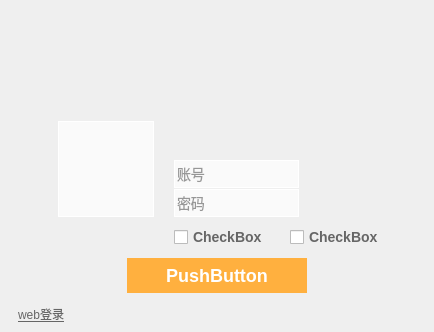
<?xml version="1.0" encoding="UTF-8"?>
<ui version="4.0">
 <class>LoginDialog</class>
 <widget class="LocalManDialog" name="LoginDialog">
  <property name="geometry">
   <rect>
    <x>0</x>
    <y>0</y>
    <width>434</width>
    <height>332</height>
   </rect>
  </property>
  <property name="windowTitle">
   <string>LoginDialog</string>
  </property>
  <layout class="QVBoxLayout" name="verticalLayout_2">
   <property name="spacing">
    <number>0</number>
   </property>
   <property name="leftMargin">
    <number>0</number>
   </property>
   <property name="topMargin">
    <number>0</number>
   </property>
   <property name="rightMargin">
    <number>0</number>
   </property>
   <property name="bottomMargin">
    <number>0</number>
   </property>
   <item>
    <widget class="QWidget" name="shadowbg" native="true">
     <property name="sizePolicy">
      <sizepolicy hsizetype="Preferred" vsizetype="Preferred">
       <horstretch>0</horstretch>
       <verstretch>0</verstretch>
      </sizepolicy>
     </property>
     <layout class="QVBoxLayout" name="verticalLayout1">
      <property name="spacing">
       <number>0</number>
      </property>
      <property name="leftMargin">
       <number>8</number>
      </property>
      <property name="topMargin">
       <number>8</number>
      </property>
      <property name="rightMargin">
       <number>8</number>
      </property>
      <property name="bottomMargin">
       <number>8</number>
      </property>
      <item>
       <widget class="QWidget" name="shadowinnerbg" native="true">
        <property name="styleSheet">
         <string notr="true"/>
        </property>
        <layout class="QVBoxLayout" name="verticalLayout">
         <property name="spacing">
          <number>0</number>
         </property>
         <property name="leftMargin">
          <number>0</number>
         </property>
         <property name="topMargin">
          <number>0</number>
         </property>
         <property name="rightMargin">
          <number>0</number>
         </property>
         <property name="bottomMargin">
          <number>0</number>
         </property>
         <item>
          <widget class="QWidget" name="dialogbg1" native="true">
           <property name="styleSheet">
            <string notr="true">QLineEdit{
	color:  #333333;
	background:#AAffffff;	
	font: 14px;
	border: 1px solid #FFFFFF;
}

QLineEdit:hover{
	border: 1px solid #65e1f6;
}
QLineEdit:focus{
	border: 1px solid #65e1f6;
}

QLabel#errmsg{
	font: bold 14px;	
	color: rgb(255, 255, 255);	
}
QWidget#dialogbg1{   
	background-image: url(:/Images/bg.png);
}
QCheckBox{
	color:#666666;
	font: bold 14px;	
}
QPushButton#loginpic
{
	border:1px solid #FFFFFF;
	background:#AAffffff;
}


QPushButton#submit{
	color: #FFFFFF;
	background-color: #FFB03f;
	font: bold 18px;
	border:none;
}

QPushButton#submit:hover{
	background-color: #FFBd5f;
}

QPushButton#submit:pressed{
	background-color: #F99e1b;
}
QPushButton#submit:disabled{
	background-color: #9B9B9B;
}
QLabel#logininfo
{
	color:#666666;
}


QComboBox {
    border: 1px solid gray;
    border-radius: 3px;
    padding: 1px 18px 1px 3px;
}

QComboBox:editable {
    background: white;
}

QComboBox:!editable, QComboBox::drop-down:editable {
     background: #AAFFFFFF;
}


QComboBox::drop-down {
    subcontrol-origin: padding;
    subcontrol-position: top right;
    width: 15px;

    border-left-width: 1px;
    border-left-color: darkgray;
    border-left-style: solid; /* just a single line */
    border-top-right-radius: 3px; /* same radius as the QComboBox */
    border-bottom-right-radius: 3px;
}

QPushButton#otherlogin
{
	text-align:left;
	color:#666666;
	text-decoration: underline;
	border:none;
}
QPushButton#otherlogin:hover
{
	color:#1ba9ba;
}
QPushButton#loginsetting
{
	image:url(:/Images/Setting_Default.png);
	border:none;
}

QPushButton#loginsetting:hover
{
	image:url(:/Images/Setting_Selected.png);
}

QWidget#otherlogin,QWidget#logininfo
{
	font-size:12px;
}

QPushButton#pbtercode
{
	image:url(:/Images/icon/ercode.png);
	border:none;
}
QPushButton#pbtercode:hover
{
	image:url(:/Images/icon/ercode_hover.png);
}
QLabel#label_ver
{
	border:none;
	font-family:&quot;微软雅黑&quot;;
	font-size: 10px;
}</string>
           </property>
           <layout class="QVBoxLayout" name="verticalLayout_9">
            <property name="spacing">
             <number>0</number>
            </property>
            <property name="leftMargin">
             <number>0</number>
            </property>
            <property name="topMargin">
             <number>0</number>
            </property>
            <property name="rightMargin">
             <number>0</number>
            </property>
            <property name="bottomMargin">
             <number>0</number>
            </property>
            <item>
             <widget class="TitlebarWidget" name="titlebarWidget" native="true">
              <property name="minimumSize">
               <size>
                <width>0</width>
                <height>27</height>
               </size>
              </property>
              <property name="maximumSize">
               <size>
                <width>16777215</width>
                <height>27</height>
               </size>
              </property>
             </widget>
            </item>
            <item>
             <widget class="QWidget" name="enablePanel" native="true">
              <layout class="QVBoxLayout" name="verticalLayout_6">
               <property name="spacing">
                <number>0</number>
               </property>
               <property name="leftMargin">
                <number>0</number>
               </property>
               <property name="topMargin">
                <number>0</number>
               </property>
               <property name="rightMargin">
                <number>0</number>
               </property>
               <property name="bottomMargin">
                <number>0</number>
               </property>
               <item>
                <widget class="QWidget" name="normalpanel" native="true">
                 <property name="minimumSize">
                  <size>
                   <width>382</width>
                   <height>242</height>
                  </size>
                 </property>
                 <layout class="QVBoxLayout" name="verticalLayout_3">
                  <property name="spacing">
                   <number>0</number>
                  </property>
                  <property name="leftMargin">
                   <number>0</number>
                  </property>
                  <property name="topMargin">
                   <number>0</number>
                  </property>
                  <property name="rightMargin">
                   <number>0</number>
                  </property>
                  <property name="bottomMargin">
                   <number>0</number>
                  </property>
                  <item>
                   <spacer name="verticalSpacer">
                    <property name="orientation">
                     <enum>Qt::Vertical</enum>
                    </property>
                    <property name="sizeHint" stdset="0">
                     <size>
                      <width>20</width>
                      <height>121</height>
                     </size>
                    </property>
                   </spacer>
                  </item>
                  <item>
                   <widget class="QWidget" name="widget_2" native="true">
                    <layout class="QHBoxLayout" name="horizontalLayout">
                     <property name="spacing">
                      <number>0</number>
                     </property>
                     <property name="leftMargin">
                      <number>0</number>
                     </property>
                     <property name="topMargin">
                      <number>18</number>
                     </property>
                     <property name="rightMargin">
                      <number>0</number>
                     </property>
                     <property name="bottomMargin">
                      <number>0</number>
                     </property>
                     <item>
                      <widget class="QWidget" name="widget_5" native="true">
                       <property name="maximumSize">
                        <size>
                         <width>146</width>
                         <height>16777215</height>
                        </size>
                       </property>
                       <layout class="QVBoxLayout" name="verticalLayout_4">
                        <property name="spacing">
                         <number>10</number>
                        </property>
                        <property name="leftMargin">
                         <number>50</number>
                        </property>
                        <property name="topMargin">
                         <number>0</number>
                        </property>
                        <property name="rightMargin">
                         <number>0</number>
                        </property>
                        <property name="bottomMargin">
                         <number>0</number>
                        </property>
                        <item>
                         <widget class="QPushButton" name="loginpic">
                          <property name="minimumSize">
                           <size>
                            <width>96</width>
                            <height>96</height>
                           </size>
                          </property>
                          <property name="maximumSize">
                           <size>
                            <width>96</width>
                            <height>96</height>
                           </size>
                          </property>
                          <property name="text">
                           <string/>
                          </property>
                          <property name="iconSize">
                           <size>
                            <width>96</width>
                            <height>96</height>
                           </size>
                          </property>
                          <property name="flat">
                           <bool>false</bool>
                          </property>
                         </widget>
                        </item>
                        <item>
                         <widget class="QWidget" name="widget" native="true">
                          <property name="minimumSize">
                           <size>
                            <width>96</width>
                            <height>0</height>
                           </size>
                          </property>
                          <property name="maximumSize">
                           <size>
                            <width>96</width>
                            <height>16777215</height>
                           </size>
                          </property>
                          <layout class="QHBoxLayout" name="horizontalLayout_5">
                           <property name="spacing">
                            <number>0</number>
                           </property>
                           <property name="leftMargin">
                            <number>0</number>
                           </property>
                           <property name="topMargin">
                            <number>0</number>
                           </property>
                           <property name="rightMargin">
                            <number>0</number>
                           </property>
                           <property name="bottomMargin">
                            <number>0</number>
                           </property>
                           <item>
                            <spacer name="horizontalSpacer_4">
                             <property name="orientation">
                              <enum>Qt::Horizontal</enum>
                             </property>
                             <property name="sizeHint" stdset="0">
                              <size>
                               <width>40</width>
                               <height>20</height>
                              </size>
                             </property>
                            </spacer>
                           </item>
                           <item>
                            <widget class="QComboBox" name="cbxPresence">
                             <property name="minimumSize">
                              <size>
                               <width>0</width>
                               <height>0</height>
                              </size>
                             </property>
                             <property name="maximumSize">
                              <size>
                               <width>0</width>
                               <height>16777215</height>
                              </size>
                             </property>
                             <property name="styleSheet">
                              <string notr="true"/>
                             </property>
                            </widget>
                           </item>
                           <item>
                            <spacer name="horizontalSpacer_5">
                             <property name="orientation">
                              <enum>Qt::Horizontal</enum>
                             </property>
                             <property name="sizeHint" stdset="0">
                              <size>
                               <width>40</width>
                               <height>20</height>
                              </size>
                             </property>
                            </spacer>
                           </item>
                          </layout>
                         </widget>
                        </item>
                       </layout>
                      </widget>
                     </item>
                     <item>
                      <widget class="QWidget" name="widget_6" native="true">
                       <layout class="QVBoxLayout" name="verticalLayout_5">
                        <property name="spacing">
                         <number>10</number>
                        </property>
                        <property name="leftMargin">
                         <number>20</number>
                        </property>
                        <property name="topMargin">
                         <number>0</number>
                        </property>
                        <property name="rightMargin">
                         <number>20</number>
                        </property>
                        <property name="bottomMargin">
                         <number>0</number>
                        </property>
                        <item>
                         <widget class="QWidget" name="widget_3" native="true">
                          <property name="minimumSize">
                           <size>
                            <width>0</width>
                            <height>96</height>
                           </size>
                          </property>
                          <property name="maximumSize">
                           <size>
                            <width>16777215</width>
                            <height>96</height>
                           </size>
                          </property>
                          <layout class="QVBoxLayout" name="verticalLayout_7">
                           <property name="spacing">
                            <number>0</number>
                           </property>
                           <property name="leftMargin">
                            <number>0</number>
                           </property>
                           <property name="topMargin">
                            <number>0</number>
                           </property>
                           <property name="rightMargin">
                            <number>0</number>
                           </property>
                           <property name="bottomMargin">
                            <number>0</number>
                           </property>
                           <item>
                            <spacer name="verticalSpacer_5">
                             <property name="orientation">
                              <enum>Qt::Vertical</enum>
                             </property>
                             <property name="sizeHint" stdset="0">
                              <size>
                               <width>20</width>
                               <height>59</height>
                              </size>
                             </property>
                            </spacer>
                           </item>
                           <item>
                            <widget class="QWidget" name="widget_8" native="true">
                             <layout class="QVBoxLayout" name="verticalLayout_8">
                              <property name="spacing">
                               <number>1</number>
                              </property>
                              <property name="leftMargin">
                               <number>0</number>
                              </property>
                              <property name="topMargin">
                               <number>0</number>
                              </property>
                              <property name="rightMargin">
                               <number>0</number>
                              </property>
                              <property name="bottomMargin">
                               <number>0</number>
                              </property>
                              <item>
                               <widget class="QWidget" name="usernamePanel" native="true">
                                <property name="minimumSize">
                                 <size>
                                  <width>0</width>
                                  <height>28</height>
                                 </size>
                                </property>
                                <widget class="QLineEdit" name="username">
                                 <property name="geometry">
                                  <rect>
                                   <x>0</x>
                                   <y>0</y>
                                   <width>125</width>
                                   <height>28</height>
                                  </rect>
                                 </property>
                                 <property name="minimumSize">
                                  <size>
                                   <width>0</width>
                                   <height>28</height>
                                  </size>
                                 </property>
                                 <property name="placeholderText">
                                  <string>账号</string>
                                 </property>
                                 <property name="cursorMoveStyle">
                                  <enum>Qt::LogicalMoveStyle</enum>
                                 </property>
                                 <property name="clearButtonEnabled">
                                  <bool>false</bool>
                                 </property>
                                </widget>
                                <widget class="QPushButton" name="select_account">
                                 <property name="geometry">
                                  <rect>
                                   <x>200</x>
                                   <y>0</y>
                                   <width>28</width>
                                   <height>24</height>
                                  </rect>
                                 </property>
                                 <property name="text">
                                  <string/>
                                 </property>
                                 <property name="icon">
                                  <iconset resource="localman.qrc">
                                   <normaloff>:/Images/icon/commen/select_downhover.png</normaloff>:/Images/icon/commen/select_downhover.png</iconset>
                                 </property>
                                 <property name="checkable">
                                  <bool>true</bool>
                                 </property>
                                 <property name="flat">
                                  <bool>true</bool>
                                 </property>
                                </widget>
                               </widget>
                              </item>
                              <item>
                               <widget class="QWidget" name="passwordPanel" native="true">
                                <property name="minimumSize">
                                 <size>
                                  <width>0</width>
                                  <height>28</height>
                                 </size>
                                </property>
                                <widget class="QLineEdit" name="password">
                                 <property name="geometry">
                                  <rect>
                                   <x>0</x>
                                   <y>0</y>
                                   <width>125</width>
                                   <height>28</height>
                                  </rect>
                                 </property>
                                 <property name="minimumSize">
                                  <size>
                                   <width>0</width>
                                   <height>28</height>
                                  </size>
                                 </property>
                                 <property name="echoMode">
                                  <enum>QLineEdit::Password</enum>
                                 </property>
                                 <property name="placeholderText">
                                  <string>密码</string>
                                 </property>
                                 <property name="clearButtonEnabled">
                                  <bool>false</bool>
                                 </property>
                                </widget>
                                <widget class="QPushButton" name="closeEye">
                                 <property name="geometry">
                                  <rect>
                                   <x>199</x>
                                   <y>2</y>
                                   <width>28</width>
                                   <height>24</height>
                                  </rect>
                                 </property>
                                 <property name="text">
                                  <string/>
                                 </property>
                                 <property name="icon">
                                  <iconset resource="localman.qrc">
                                   <normaloff>:/Images/eye.png</normaloff>:/Images/eye.png</iconset>
                                 </property>
                                 <property name="checkable">
                                  <bool>true</bool>
                                 </property>
                                 <property name="flat">
                                  <bool>true</bool>
                                 </property>
                                </widget>
                               </widget>
                              </item>
                             </layout>
                            </widget>
                           </item>
                          </layout>
                         </widget>
                        </item>
                        <item>
                         <widget class="QWidget" name="widget_7" native="true">
                          <property name="minimumSize">
                           <size>
                            <width>0</width>
                            <height>20</height>
                           </size>
                          </property>
                          <layout class="QHBoxLayout" name="horizontalLayout_2">
                           <property name="spacing">
                            <number>0</number>
                           </property>
                           <property name="leftMargin">
                            <number>0</number>
                           </property>
                           <property name="topMargin">
                            <number>0</number>
                           </property>
                           <property name="rightMargin">
                            <number>0</number>
                           </property>
                           <property name="bottomMargin">
                            <number>0</number>
                           </property>
                           <item>
                            <widget class="QCheckBox" name="remember">
                             <property name="text">
                              <string>CheckBox</string>
                             </property>
                            </widget>
                           </item>
                           <item>
                            <widget class="QCheckBox" name="autologin">
                             <property name="text">
                              <string>CheckBox</string>
                             </property>
                            </widget>
                           </item>
                          </layout>
                         </widget>
                        </item>
                       </layout>
                      </widget>
                     </item>
                    </layout>
                   </widget>
                  </item>
                  <item>
                   <widget class="QWidget" name="widget_4" native="true">
                    <layout class="QHBoxLayout" name="horizontalLayout_3">
                     <item>
                      <spacer name="horizontalSpacer_2">
                       <property name="orientation">
                        <enum>Qt::Horizontal</enum>
                       </property>
                       <property name="sizeHint" stdset="0">
                        <size>
                         <width>40</width>
                         <height>20</height>
                        </size>
                       </property>
                      </spacer>
                     </item>
                     <item>
                      <widget class="QPushButton" name="submit">
                       <property name="minimumSize">
                        <size>
                         <width>180</width>
                         <height>35</height>
                        </size>
                       </property>
                       <property name="maximumSize">
                        <size>
                         <width>180</width>
                         <height>35</height>
                        </size>
                       </property>
                       <property name="text">
                        <string>PushButton</string>
                       </property>
                       <property name="flat">
                        <bool>true</bool>
                       </property>
                      </widget>
                     </item>
                     <item>
                      <spacer name="horizontalSpacer">
                       <property name="orientation">
                        <enum>Qt::Horizontal</enum>
                       </property>
                       <property name="sizeHint" stdset="0">
                        <size>
                         <width>40</width>
                         <height>20</height>
                        </size>
                       </property>
                      </spacer>
                     </item>
                    </layout>
                   </widget>
                  </item>
                 </layout>
                </widget>
               </item>
               <item>
                <widget class="QWidget" name="tippannel" native="true">
                 <property name="maximumSize">
                  <size>
                   <width>16777215</width>
                   <height>20</height>
                  </size>
                 </property>
                 <property name="styleSheet">
                  <string notr="true"/>
                 </property>
                 <layout class="QHBoxLayout" name="horizontalLayout_4">
                  <property name="spacing">
                   <number>10</number>
                  </property>
                  <property name="leftMargin">
                   <number>10</number>
                  </property>
                  <property name="topMargin">
                   <number>0</number>
                  </property>
                  <property name="rightMargin">
                   <number>10</number>
                  </property>
                  <property name="bottomMargin">
                   <number>0</number>
                  </property>
                  <item>
                   <widget class="QPushButton" name="otherlogin">
                    <property name="maximumSize">
                     <size>
                      <width>50</width>
                      <height>70</height>
                     </size>
                    </property>
                    <property name="text">
                     <string>web登录</string>
                    </property>
                   </widget>
                  </item>
                  <item>
                   <widget class="QLabel" name="logininfo">
                    <property name="maximumSize">
                     <size>
                      <width>16777215</width>
                      <height>28</height>
                     </size>
                    </property>
                    <property name="text">
                     <string/>
                    </property>
                   </widget>
                  </item>
                  <item>
                   <widget class="QLabel" name="label_ver">
                    <property name="minimumSize">
                     <size>
                      <width>78</width>
                      <height>0</height>
                     </size>
                    </property>
                    <property name="maximumSize">
                     <size>
                      <width>78</width>
                      <height>16777215</height>
                     </size>
                    </property>
                    <property name="text">
                     <string/>
                    </property>
                    <property name="alignment">
                     <set>Qt::AlignRight|Qt::AlignTrailing|Qt::AlignVCenter</set>
                    </property>
                   </widget>
                  </item>
                  <item>
                   <widget class="QPushButton" name="pbtercode">
                    <property name="minimumSize">
                     <size>
                      <width>20</width>
                      <height>20</height>
                     </size>
                    </property>
                    <property name="maximumSize">
                     <size>
                      <width>20</width>
                      <height>20</height>
                     </size>
                    </property>
                    <property name="text">
                     <string/>
                    </property>
                    <property name="flat">
                     <bool>true</bool>
                    </property>
                   </widget>
                  </item>
                  <item>
                   <widget class="QPushButton" name="loginsetting">
                    <property name="minimumSize">
                     <size>
                      <width>16</width>
                      <height>16</height>
                     </size>
                    </property>
                    <property name="maximumSize">
                     <size>
                      <width>16</width>
                      <height>16</height>
                     </size>
                    </property>
                    <property name="styleSheet">
                     <string notr="true"/>
                    </property>
                    <property name="text">
                     <string/>
                    </property>
                    <property name="flat">
                     <bool>true</bool>
                    </property>
                   </widget>
                  </item>
                 </layout>
                </widget>
               </item>
              </layout>
             </widget>
            </item>
           </layout>
          </widget>
         </item>
        </layout>
       </widget>
      </item>
     </layout>
    </widget>
   </item>
  </layout>
 </widget>
 <layoutdefault spacing="6" margin="11"/>
 <customwidgets>
  <customwidget>
   <class>LocalManDialog</class>
   <extends>QWidget</extends>
   <header>LocalManDialog.h</header>
   <container>1</container>
  </customwidget>
  <customwidget>
   <class>TitlebarWidget</class>
   <extends>QWidget</extends>
   <header>TitlebarWidget.h</header>
   <container>1</container>
  </customwidget>
 </customwidgets>
 <resources>
  <include location="localman.qrc"/>
 </resources>
 <connections/>
</ui>
